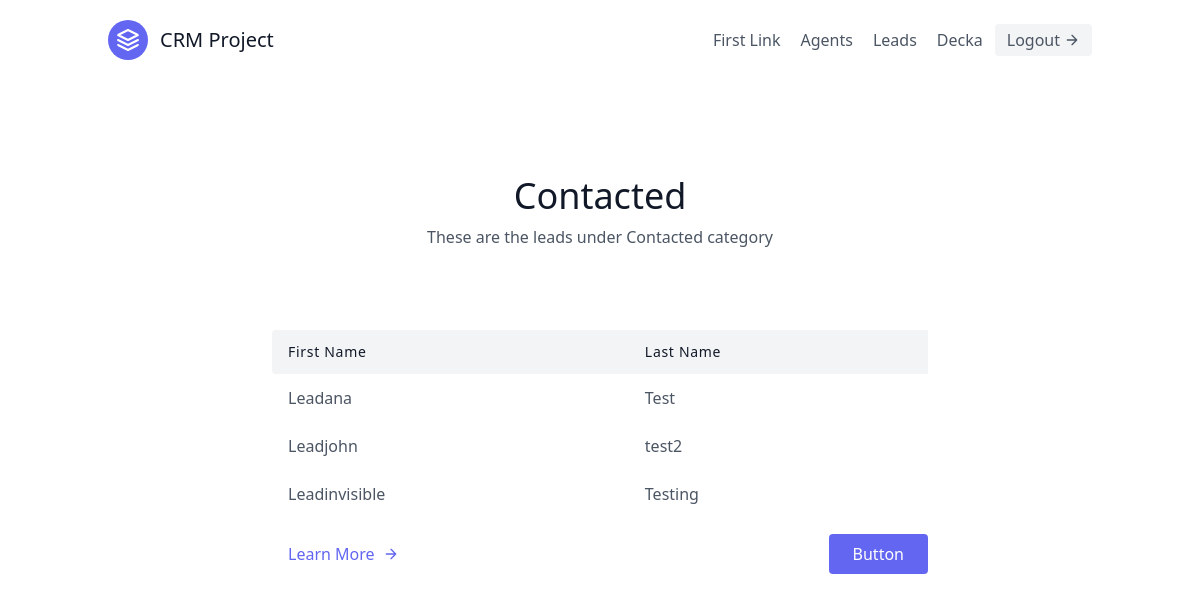
Screenshot of /leads/1/categories/ (signed in) with the database file from the repository.
### leads/models.py (models this page shows, shortened)
class User(AbstractUser):
    is_organisor = models.BooleanField(default=True)
    is_agent = models.BooleanField(default=False)

class Category(models.Model):
    name = models.CharField(max_length=30)
    organisation = models.ForeignKey(UserProfile, on_delete=models.CASCADE)

class Lead(models.Model):
    first_name = models.CharField(max_length=20, default = "First Name")
    last_name = models.CharField(max_length=20, default = "Last Name")
    age = models.IntegerField(default=0)
    organisation = models.ForeignKey(UserProfile, on_delete=models.CASCADE)
    agent = models.ForeignKey("Agent", null=True, blank=True, on_delete=models.SET_NULL)
    category = models.ForeignKey("Category", related_name="leads", null=True, blank=True, on_delete=models.SET_NULL)
    description = models.TextField()
    date_added = models.DateTimeField(auto_now_add=True)
    phone_number = models.CharField(max_length=20)
    email = models.EmailField()

### leads/views.py (the view)
class CategoryDetailView(LoginRequiredMixin, generic.DetailView):
    template_name = "leads/category_details.html"
    context_object_name = "category"
    def get_queryset(self):
        user = self.request.user
        if user.is_organisor:
            queryset = Category.objects.filter(
                organisation=user.userprofile
            )
        else:
            queryset = Category.objects.filter(
                organisation=user.agent.organisation
            )
        return queryset

### templates/leads/category_details.html
{% extends "base.html" %}
{% block content %}
<section class="text-gray-600 body-font">
    <div class="container px-5 py-24 mx-auto">
      <div class="flex flex-col text-center w-full mb-20">
        <h1 class="sm:text-4xl text-3xl font-medium title-font mb-2 text-gray-900">{{category.name}}</h1>
        <p class="lg:w-2/3 mx-auto leading-relaxed text-base">These are the leads under {{category.name}} category</p>
      </div>
      <div class="lg:w-2/3 w-full mx-auto overflow-auto">
        <table class="table-auto w-full text-left whitespace-no-wrap">
          <thead>
            <tr>
              <th class="px-4 py-3 title-font tracking-wider font-medium text-gray-900 text-sm bg-gray-100 rounded-tl rounded-bl">First Name</th>
              <th class="px-4 py-3 title-font tracking-wider font-medium text-gray-900 text-sm bg-gray-100">Last Name</th>
            </tr>
          </thead>
          <tbody>
            {%for lead in category.leads.all %}
            <tr>
              <td class="px-4 py-3"><a href="{% url 'leads:lead-details' lead.pk %}">{{lead.first_name}}</a></td>
              <td class="px-4 py-3">{{lead.last_name}}</td>
            </tr>
            {%endfor%}
          </tbody>
        </table>
      </div>
      <div class="flex pl-4 mt-4 lg:w-2/3 w-full mx-auto">
        <a class="text-indigo-500 inline-flex items-center md:mb-2 lg:mb-0">Learn More
          <svg fill="none" stroke="currentColor" stroke-linecap="round" stroke-linejoin="round" stroke-width="2" class="w-4 h-4 ml-2" viewBox="0 0 24 24">
            <path d="M5 12h14M12 5l7 7-7 7"></path>
          </svg>
        </a>
        <button class="flex ml-auto text-white bg-indigo-500 border-0 py-2 px-6 focus:outline-none hover:bg-indigo-600 rounded">Button</button>
      </div>
    </div>
  </section>
{% endblock content %}

### templates/navbar.html (shortened to what this page needs)
<header class="text-gray-600 body-font">
    <div class="container mx-auto flex flex-wrap p-5 flex-col md:flex-row items-center">
      <a class="flex title-font font-medium items-center text-gray-900 mb-4 md:mb-0">
        <svg xmlns="http://www.w3.org/2000/svg" fill="none" stroke="currentColor" stroke-linecap="round" stroke-linejoin="round" stroke-width="2" class="w-10 h-10 text-white p-2 bg-indigo-500 rounded-full" viewBox="0 0 24 24">
          <path d="M12 2L2 7l10 5 10-5-10-5zM2 17l10 5 10-5M2 12l10 5 10-5"></path>
        </svg>
        <span class="ml-3 text-xl">CRM Project</span>
      </a>
      <nav class="md:ml-auto flex flex-wrap items-center text-base justify-center">
        <a class="mr-5 hover:text-gray-900">First Link</a>
      </nav>
      {% if not request.user.is_authenticated %}
      <a href="{% url 'signup' %}" class="mr-5 hover:text-gray-900">Signup</a>
       {% else %}
        {% if request.user.is_organisor %}
         <a href="{% url 'agents:agents' %}" class="mr-5 hover:text-gray-900">Agents</a>
         {% endif%}
      {% endif %}
       {% if request.user.is_authenticated %}
        <a href="{% url 'leads:lead-list' %}" class="mr-5 hover:text-gray-900">Leads</a>
        {{ request.user.username }}
      <a href ="{% url 'logout' %}" class="ml-3 inline-flex items-center bg-gray-100 border-0 py-1 px-3 focus:outline-none hover:bg-gray-200 rounded text-base mt-4 md:mt-0">Logout
        <svg fill="none" stroke="currentColor" stroke-linecap="round" stroke-linejoin="round" stroke-width="2" class="w-4 h-4 ml-1" viewBox="0 0 24 24">
          <path d="M5 12h14M12 5l7 7-7 7"></path>
        </svg>
    </a>
    {% endif %}
    </div>
  </header>

### rows the page displays
User: user.username "Decka"
Category: name "Contacted"
Lead: first_name "Leadana", last_name "Test"
Lead: first_name "Leadjohn", last_name "test2"
Lead: first_name "Leadinvisible", last_name "Testing"
